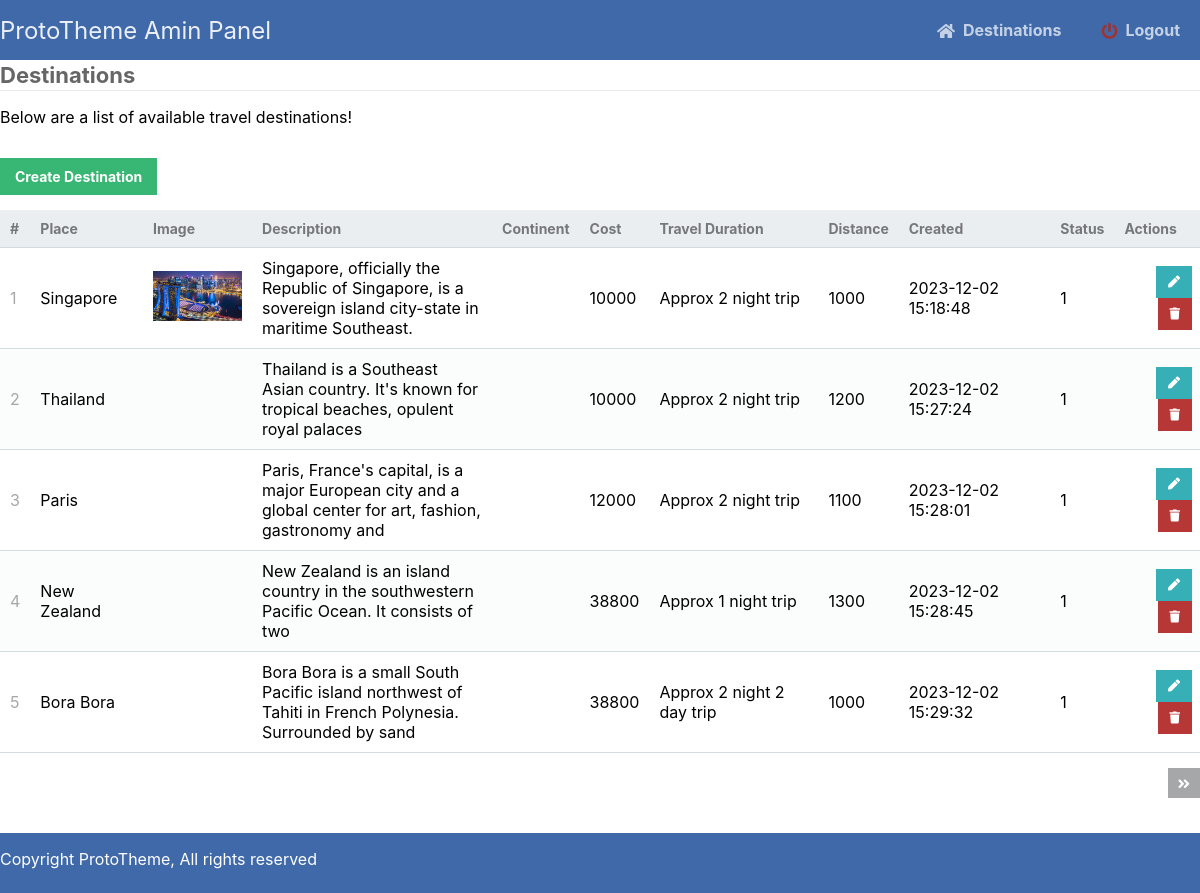
The app's page /admin/index.php (signed in) with its own data.
### tables this page shows
CREATE TABLE `travel_destinations` (
  `id` int(11) NOT NULL,
  `place` varchar(255) NOT NULL,
  `image_path` varchar(255) NOT NULL,
  `continent` varchar(50) NOT NULL,
  `description` varchar(255) NOT NULL,
  `cost` varchar(150) NOT NULL,
  `travel_days` varchar(150) NOT NULL,
  `distance` varchar(10) NOT NULL,
  `created_at` datetime NOT NULL DEFAULT current_timestamp(),
  `status` bit(1) NOT NULL DEFAULT b'1'
);

### admin/index.php (the view, shortened to what this page needs)
<?php
include 'functions.php';
?>
<?= template_header('Home') ?>
<div class="content">
	<h2>Destinations</h2>
	<p>Below are a list of available travel destinations!</p>
	<?php
	$pdo = pdo_connect_mysql();
	$page = isset($_GET['page']) && is_numeric($_GET['page']) ? (int) $_GET['page'] : 1;
	$records_per_page = 5;
	$stmt = $pdo->prepare('SELECT * FROM travel_destinations ORDER BY id LIMIT :current_page, :record_per_page');
	$stmt->bindValue(':current_page', ($page - 1) * $records_per_page, PDO::PARAM_INT);
	$stmt->bindValue(':record_per_page', $records_per_page, PDO::PARAM_INT);
	$stmt->execute();
	$travel_destinations = $stmt->fetchAll(PDO::FETCH_ASSOC);
	$num_travel_destinations = $pdo->query('SELECT COUNT(*) FROM travel_destinations')->fetchColumn();
	?>
	<div class="read">
		<a href="create.php" class="create-contact">Create Destination</a>
		<table>
			<thead>
				<tr>
					<td>#</td>
					<td>Place</td>
					<td>Image</td>
					<td width="20%">Description</td>
					<td>Continent</td>
					<td>Cost</td>
					<td>Travel Duration</td>
					<td>Distance</td>
					<td>Created</td>
					<td>Status</td>
					<td>Actions</td>
				</tr>
			</thead>
			<tbody>
				<?php foreach ($travel_destinations as $contact): ?>
					<tr>
						<td>
							<?= $contact['id'] ?>
						</td>
						<td>
							<?= $contact['place'] ?>
						</td>
						<td>
							<img src="<?= $contact['image_path'] ?>" height="50" />
						</td>
						<td>
							<?= $contact['description'] ?>
						</td>
						<td>
						</td>
						<td>
							<?= $contact['cost'] ?>
						</td>
						<td>
							<?= $contact['travel_days'] ?>
						</td>
						<td>
							<?= $contact['distance'] ?>
						</td>
						<td>
							<?= $contact['created_at'] ?>
						</td>
						<td>
							<?= $contact['status'] ?>
						</td>
						<td class="actions">
							<a href="update.php?id=<?= $contact['id'] ?>" class="edit"><i class="fas fa-pen fa-xs"></i></a>
							<a href="delete.php?id=<?= $contact['id'] ?>" class="trash"><i class="fas fa-trash fa-xs"></i></a>
						</td>
					</tr>
				<?php endforeach; ?>
			</tbody>
		</table>
		<div class="pagination">
			<?php if ($page * $records_per_page < $num_travel_destinations): ?>
				<a href="index.php?page=<?= $page + 1 ?>"><i class="fas fa-angle-double-right fa-sm"></i></a>
			<?php endif; ?>
		</div>
	</div>
</div>
<?= template_footer() ?>

### admin/functions.php (shortened to what this page needs)
<?php
function template_header($title) {
echo <<<EOT
<!DOCTYPE html>
<html>
	<head>
		<meta charset="utf-8">
		<title>$title</title>
		<link href="css/styles.css" rel="stylesheet" type="text/css">
		<link rel="stylesheet" href="https://use.fontawesome.com/releases/v5.7.1/css/all.css">
	</head>
	<body>
    <nav class="navtop">
    	<div>
    		<h1>ProtoTheme Amin Panel</h1>
            <a href="index.php"><i class="fas fa-home"></i>Destinations</a>
    		<a href="logout.php"><i class="text-danger fas fa-power-off"></i>Logout</a>
    	</div>
    </nav>
EOT;
}
function template_footer() {
echo <<<EOT
	<footer>
		<div>
			<p>Copyright ProtoTheme, All rights reserved</p>
		</div>
	</footer>
    </body>
</html>
EOT;
}
?>

### admin/css/styles.css (style rules this page uses)
* { box-sizing: border-box; font-family: -apple-system, BlinkMacSystemFont, "segoe ui", roboto, oxygen, ubuntu, cantarell, "fira sans", "droid sans", "helvetica neue", Arial, sans-serif; font-size: 16px; -webkit-font-smoothing: antialiased; -moz-osx-font-smoothing: grayscale; }
body { background-color: #FFFFFF; margin: 0; }
.navtop, footer { background-color: #3f69a8; height: 60px; width: 100%; border: 0; }
.navtop div, footer div { display: flex; margin: 0 auto; width: 1200px; height: 100%; }
.navtop div h1, .navtop div a { display: inline-flex; align-items: center; }
.navtop div h1 { flex: 1; font-size: 24px; padding: 0; margin: 0; color: #ecf0f6; font-weight: normal; }
.navtop div a { padding: 0 20px; text-decoration: none; color: #c5d2e5; font-weight: bold; }
.navtop div a i { padding: 2px 8px 0 0; }
.content { width: 1200px; margin: 0 auto; margin-bottom: 80px; }
.content h2 { margin: 0; padding: 2px 0; font-size: 22px; border-bottom: 1px solid #ebebeb; color: #666666; }
.read .create-contact { display: inline-block; text-decoration: none; background-color: #38b673; font-weight: bold; font-size: 14px; color: #FFFFFF; padding: 10px 15px; margin: 15px 0; }
.read .pagination { display: flex; justify-content: flex-end; }
.read .pagination a { display: inline-block; text-decoration: none; background-color: #a5a7a9; font-weight: bold; color: #FFFFFF; padding: 5px 10px; margin: 15px 0 15px 5px; }
.read table { width: 100%; padding-top: 30px; border-collapse: collapse; }
.read table thead { background-color: #ebeef1; border-bottom: 1px solid #d3dae0; }
.read table thead td { padding: 10px; font-weight: bold; color: #767779; font-size: 14px; }
.read table tbody tr { border-bottom: 1px solid #d3dae0; }
.read table tbody tr:nth-child(even) { background-color: #fbfcfc; }
.read table tbody tr td { padding: 10px; }
.read table tbody tr td:nth-child(1) { color: #a5a7a9; }
.read table tbody tr td.actions { padding: 8px; text-align: right; }
.read table tbody tr td.actions .edit, .read table tbody tr td.actions .trash { display: inline-flex; text-align: right; text-decoration: none; color: #FFFFFF; padding: 10px 12px; }
.read table tbody tr td.actions .trash { background-color: #b73737; }
.read table tbody tr td.actions .edit { background-color: #37afb7; }
.text-danger { color: #a33131; }
footer { position: fixed; left: 0; bottom: 0; color: white; }

### records on screen
travel_destinations: id "1", place "Singapore", image_path (picture), description "Singapore, officially the Republic of Singapore, is a sovereign island city-state in maritime Southeast.", cost "10000", travel_days "Approx 2 night trip", distance "1000", created_at "2023-12-02 15:18:48", status "1"
travel_destinations: id "2", place "Thailand", description "Thailand is a Southeast Asian country. It's known for tropical beaches, opulent royal palaces", cost "10000", travel_days "Approx 2 night trip", distance "1200", created_at "2023-12-02 15:27:24", status "1"
travel_destinations: id "3", place "Paris", description "Paris, France's capital, is a major European city and a global center for art, fashion, gastronomy and", cost "12000", travel_days "Approx 2 night trip", distance "1100", created_at "2023-12-02 15:28:01", status "1"
travel_destinations: id "4", place "New Zealand", description "New Zealand is an island country in the southwestern Pacific Ocean. It consists of two", cost "38800", travel_days "Approx 1 night trip", distance "1300", created_at "2023-12-02 15:28:45", status "1"
travel_destinations: id "5", place "Bora Bora", description "Bora Bora is a small South Pacific island northwest of Tahiti in French Polynesia. Surrounded by sand", cost "38800", travel_days "Approx 2 night 2 day trip", distance "1000", created_at "2023-12-02 15:29:32", status "1"
